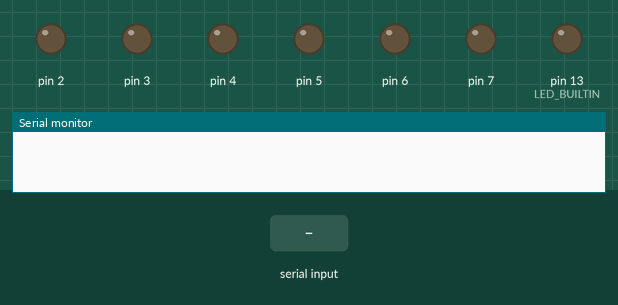
Simulated run of this sketch. Board: Arduino Uno, built with avr-gcc and run on an emulated ATmega328P. On the bench: output pins drawn as LEDs (lit = HIGH), the last lines printed to the serial monitor. Inputs (shaded band) come from the test bench.

Above: at 1.2 s.
1.3 s: "W" received over Serial
At 2.2 s:
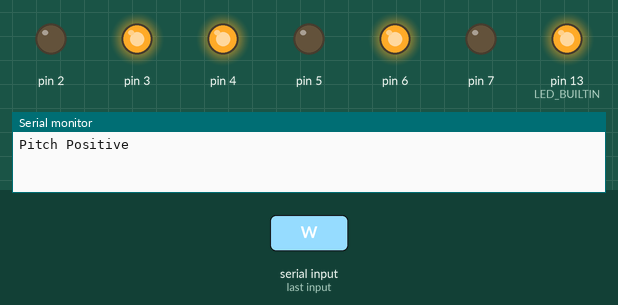
2.8 s: "S" received over Serial
At 3.4 s:
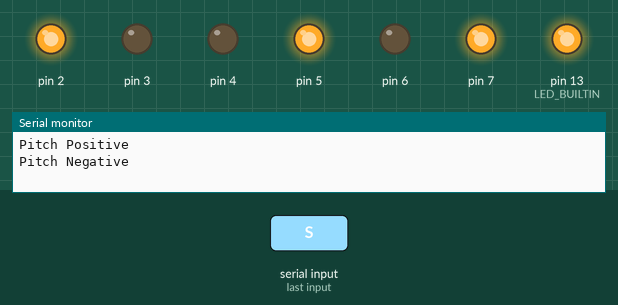
4.3 s: "A" received over Serial
At 5.5 s:
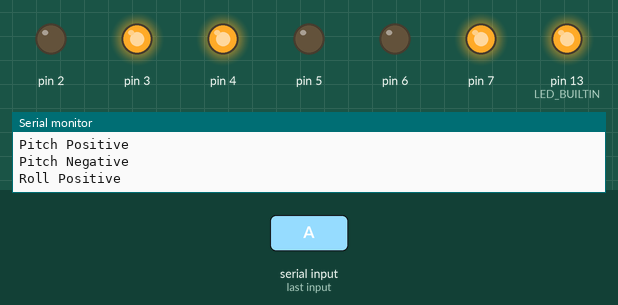
5.8 s: "D" received over Serial
At 6.9 s:
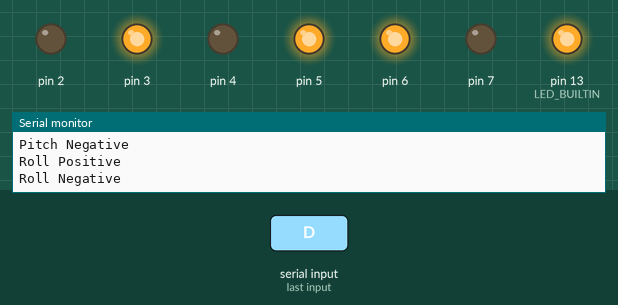
Timing chart, 0 to 8.3 s (numbered marks = the images above; inputs shaded):
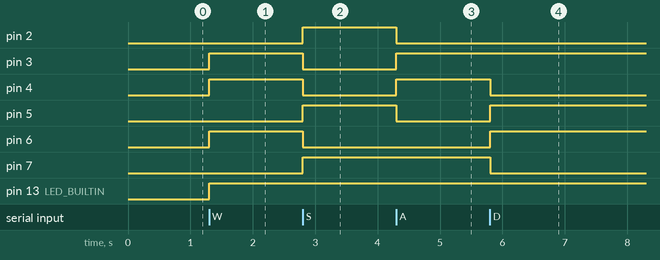

Measured:
- after the input at 1.3 s, pin 3, pin 4, pin 6, pin 13 (LED_BUILTIN): LOW → HIGH at once
- after the input at 2.8 s, pin 2, pin 5, pin 7: LOW → HIGH at once; pin 3, pin 4, pin 6: HIGH → LOW at once
- after the input at 4.3 s, pin 2, pin 5: HIGH → LOW at once; pin 3, pin 4: LOW → HIGH at once
- after the input at 5.8 s, pin 4, pin 7: HIGH → LOW at once; pin 5, pin 6: LOW → HIGH at once

The sketch:

actuator.ino
```cpp
char inChar;
const int ledPin = LED_BUILTIN;

void setup()
{
  pinMode(2, OUTPUT);
  pinMode(3, OUTPUT);
  pinMode(4, OUTPUT);
  pinMode(5, OUTPUT);
  pinMode(6, OUTPUT);
  pinMode(7, OUTPUT);
  pinMode(LED_BUILTIN, OUTPUT);

  digitalWrite(2, LOW);
  digitalWrite(3, LOW);
  digitalWrite(4, LOW);
  digitalWrite(5, LOW);
  digitalWrite(6, LOW);
  digitalWrite(7, LOW);

  Serial.begin(9600);
}

void loop()
{
  while(Serial.available())
  {
    inChar = Serial.read();
    doStuff();
  }
}

void doStuff()
{
  if (inChar == 'W')
  {
    Serial.println("Pitch Positive");
    digitalWrite(2, LOW);
    digitalWrite(3, HIGH);
    digitalWrite(4, HIGH);
    digitalWrite(5, LOW);
    digitalWrite(6, HIGH);
    digitalWrite(7, LOW);
    digitalWrite(13,HIGH);
  }
  else if (inChar == 'S')
  {
    Serial.println("Pitch Negative");
    digitalWrite(2, HIGH);
    digitalWrite(3, LOW);
    digitalWrite(4, LOW);
    digitalWrite(5, HIGH);
    digitalWrite(6, LOW);
    digitalWrite(7, HIGH);
  }
   else if (inChar == 'A')
  {
    Serial.println("Roll Positive");
    digitalWrite(2, LOW);
    digitalWrite(3, HIGH);
    digitalWrite(4, HIGH);
    digitalWrite(5, LOW);
    digitalWrite(6, LOW);
    digitalWrite(7, HIGH);
  }
   else if (inChar == 'D')
  {
    Serial.println("Roll Negative");
    digitalWrite(2, LOW);
    digitalWrite(3, HIGH);
    digitalWrite(4, LOW);
    digitalWrite(5, HIGH);
    digitalWrite(6, HIGH);
    digitalWrite(7, LOW);
  }
}
```
